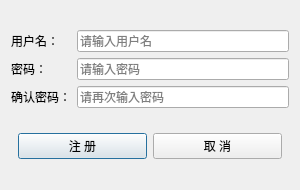
<?xml version="1.0" encoding="UTF-8"?>
<ui version="4.0">
 <class>RegisterDialog</class>
 <widget class="QDialog" name="RegisterDialog">
  <property name="geometry">
   <rect>
    <x>0</x>
    <y>0</y>
    <width>300</width>
    <height>190</height>
   </rect>
  </property>
  <property name="windowTitle">
   <string>用户注册</string>
  </property>
  <layout class="QVBoxLayout" name="verticalLayout">
   <item>
    <layout class="QGridLayout" name="gridLayout">
     <item row="0" column="0">
      <widget class="QLabel" name="label">
       <property name="text">
        <string>用户名：</string>
       </property>
      </widget>
     </item>
     <item row="0" column="1">
      <widget class="QLineEdit" name="usernameEdit">
       <property name="placeholderText">
        <string>请输入用户名</string>
       </property>
      </widget>
     </item>
     <item row="1" column="0">
      <widget class="QLabel" name="label_2">
       <property name="text">
        <string>密码：</string>
       </property>
      </widget>
     </item>
     <item row="1" column="1">
      <widget class="QLineEdit" name="passwordEdit">
       <property name="echoMode">
        <enum>QLineEdit::EchoMode::Password</enum>
       </property>
       <property name="placeholderText">
        <string>请输入密码</string>
       </property>
      </widget>
     </item>
     <item row="2" column="0">
      <widget class="QLabel" name="label_3">
       <property name="text">
        <string>确认密码：</string>
       </property>
      </widget>
     </item>
     <item row="2" column="1">
      <widget class="QLineEdit" name="confirmEdit">
       <property name="echoMode">
        <enum>QLineEdit::EchoMode::Password</enum>
       </property>
       <property name="placeholderText">
        <string>请再次输入密码</string>
       </property>
      </widget>
     </item>
    </layout>
   </item>
   <item>
    <layout class="QHBoxLayout" name="buttonLayout">
     <item>
      <spacer name="horizontalSpacer">
       <property name="orientation">
        <enum>Qt::Orientation::Horizontal</enum>
       </property>
       <property name="sizeType">
        <enum>QSizePolicy::Policy::Expanding</enum>
       </property>
      </spacer>
     </item>
     <item>
      <widget class="QPushButton" name="registerButton">
       <property name="text">
        <string>注 册</string>
       </property>
      </widget>
     </item>
     <item>
      <widget class="QPushButton" name="cancelButton">
       <property name="text">
        <string>取 消</string>
       </property>
      </widget>
     </item>
     <item>
      <spacer name="horizontalSpacer_2">
       <property name="orientation">
        <enum>Qt::Orientation::Horizontal</enum>
       </property>
       <property name="sizeType">
        <enum>QSizePolicy::Policy::Expanding</enum>
       </property>
      </spacer>
     </item>
    </layout>
   </item>
  </layout>
 </widget>
 <resources/>
 <connections/>
</ui>
